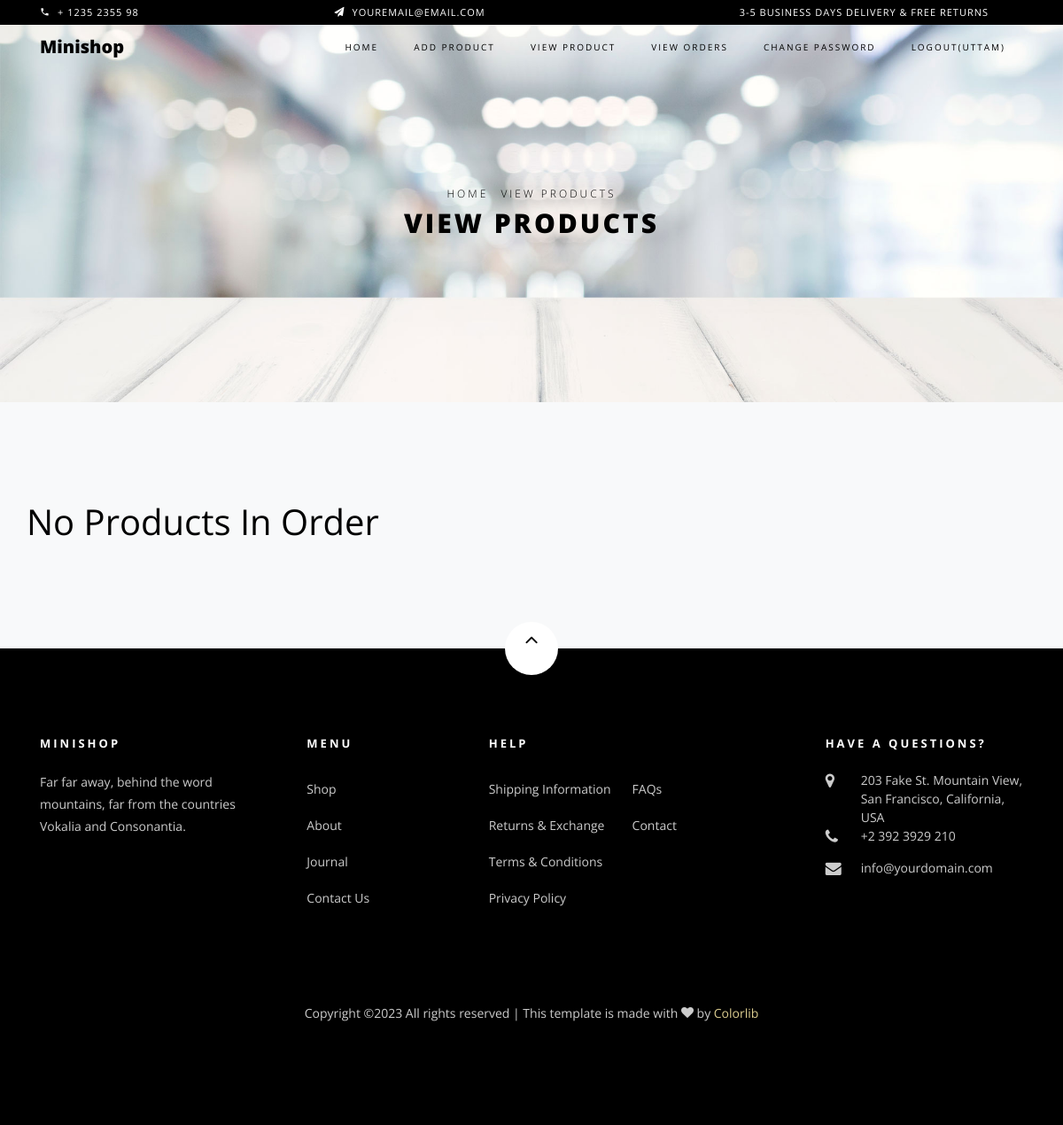
The app's page /seller-order/ (signed in), older data.
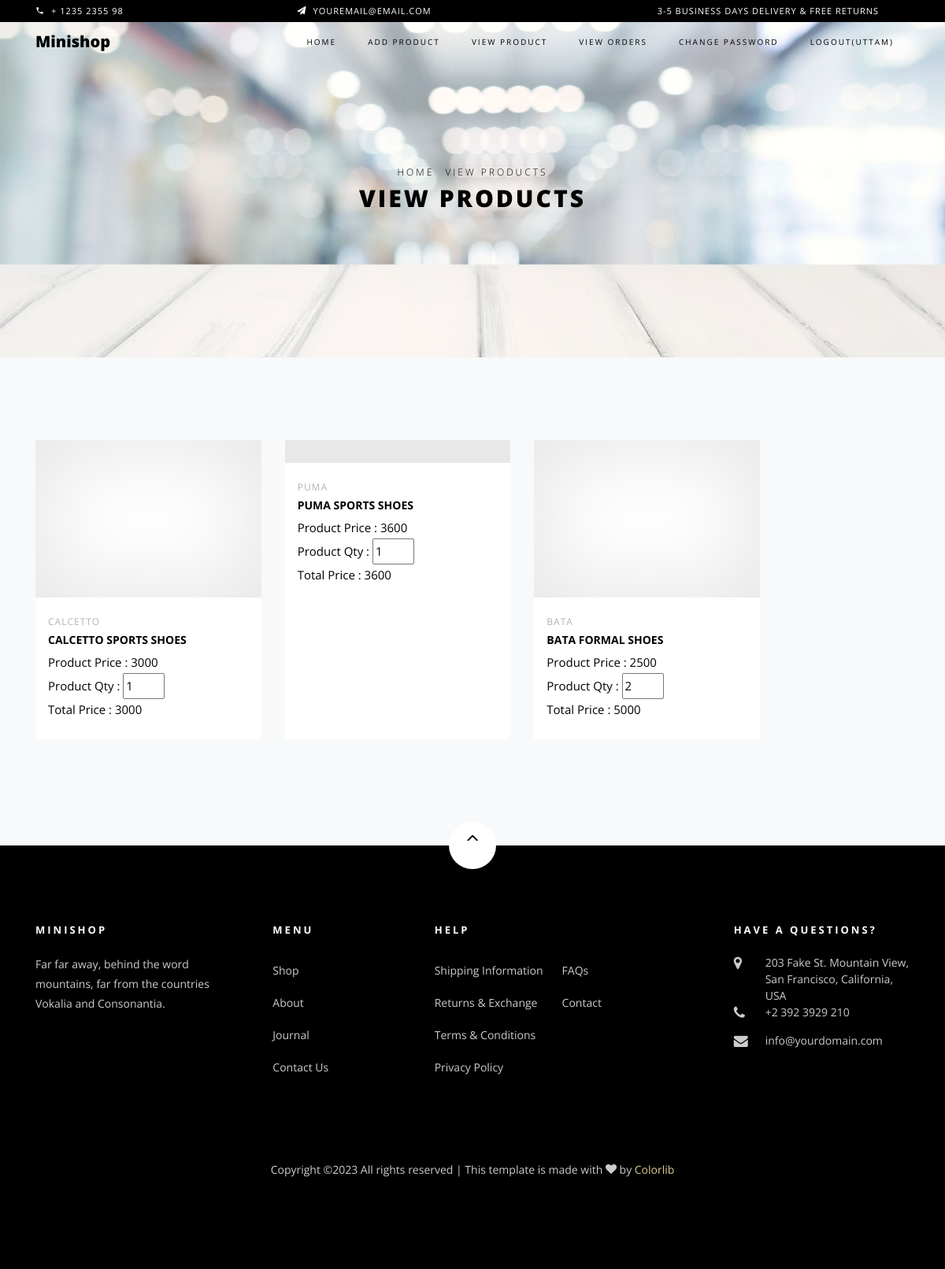
The same page, newer data.
### myapp/models.py (models this page shows, shortened)
class Cart(models.Model):
	user=models.ForeignKey(User,on_delete=models.CASCADE)
	product=models.ForeignKey(Product,on_delete=models.CASCADE)
	product_price=models.PositiveIntegerField()
	product_qty=models.PositiveIntegerField(default=1)
	total_price=models.PositiveIntegerField()
	payment_status=models.BooleanField(default=False)
	def __str__(self):
		return self.user.fname+" - "+self.product.product_name

class Product(models.Model):
	seller=models.ForeignKey(User,on_delete=models.CASCADE)
	category=(
			("Formal","Formal"),
			("Sports","Sports"),
			("Casual","Casual"),
		)
	product_category=models.CharField(max_length=100,choices=category)
	brand=(
		("Puma","Puma"),
		("Reebok","Reebok"),
		("Adidas","Adidas"),
		("Calcetto","Calcetto"),
		("Bata","Bata"),
	)
	product_brand=models.CharField(max_length=100,choices=brand)
	product_name=models.CharField(max_length=100)
	product_price=models.PositiveIntegerField()
	size=(
		("7","7"),
		("8","8"),
		("9","9"),
		("10","10"),
		("11","11"),
	)
	product_size=models.CharField(max_length=100,choices=size)
	product_pic=models.ImageField(upload_to="product_pic/")

### myapp/views.py (the view)
# urls.py: path('seller-order/',views.seller_order,name='seller-order'),
def seller_order(request):
	seller=User.objects.get(email=request.session['email'])
	carts=Cart.objects.filter(payment_status=True)
	orders=[]
	for i in carts:
		if i.product.seller==seller:
			orders.append(i)
	print(orders)
	return render(request,'seller-order.html',{'orders':orders})

### myapp/templates/seller-order.html (shortened to what this page needs)
{% extends 'seller-header.html' %}
{% load static %}
{% block content %}
<!DOCTYPE html>
<html lang="en">
  <head>
  </head>
  <body class="goto-here">
    <div class="hero-wrap hero-bread" style="background-image: url('{% static 'images/bg_6.jpg' %}');">
      <div class="container">
        <div class="row no-gutters slider-text align-items-center justify-content-center">
          <div class="col-md-9 ftco-animate text-center">
          	<p class="breadcrumbs"><span class="mr-2"><a href="{% url 'seller-index' %}">Home</a></span> <span>View Products</span></p>
            <h1 class="mb-0 bread">View Products</h1>
          </div>
        </div>
      </div>
    </div>
    <section class="ftco-section bg-light">
    	<div class="container">
    		<div class="row">
    			<div class="col-md-8 col-lg-10 order-md-last">
    				<div class="row">
			            {% if orders %}
    					{% for i in orders %}
		    			<div class="col-sm-12 col-md-12 col-lg-4 ftco-animate d-flex">
		    				<div class="product d-flex flex-column">
		    					<a href="#" class="img-prod"><img class="img-fluid" src="{{i.product.product_pic.url}}" alt="Colorlib Template" style="width: 500px;height: 200px;">
		    					</a>
		    					<div class="text py-3 pb-4 px-3">
		    						<div class="d-flex">
		    							<div class="cat">
				    						<span>{{i.product.product_brand}}</span>
				    					</div>
			    					</div>
		    						<h3><a href="#">{{i.product.product_name}}</a></h3>
		    						<div class="pricing">
			    						<p class="price"><span>Product Price : {{i.product.product_price}}</span></p>
			    					</div>
			    					<div class="pricing">
			    						<form name="change qty" method="post" action="{% url 'change-qty' %}">
			    							<p class="price">
			    								<span>
			    									Product Qty : <input type="number" name="product_qty" value="{{i.product_qty}}"  min="1" max="10" onchange="this.form.submit();" readonly>
			    								</span>
			    							</p>
			    					</form>
			    					</div>
			    					<div class="pricing">
			    						<p class="price"><span>Total Price : {{i.total_price}}</span></p>
			    					</div>
		    					</div>
		    				</div>
		    			</div>
		    			{% endfor %}
		    			{% else %}
		    				<h1>No Products In Order</h1>
		    			{% endif %}
		    		</div>
		    	</div>
    		</div>
    	</div>
    </section>
  </body>
</html>
{% endblock %}

Row changes from the older to the newer data that the page shows:
now on this page (row edited): Cart: product.product_brand "CALCETTO", product.product_name "CALCETTO SPORTS SHOES", product.product_price "3000", product_qty "1", total_price "3000"
now on this page (row edited): Cart: product.product_brand "PUMA", product.product_name "PUMA SPORTS SHOES", product.product_price "3600", product_qty "1", total_price "3600"
added Cart: product.product_brand "BATA", product.product_name "BATA FORMAL SHOES", product.product_price "2500", product_qty "2", total_price "5000"
Text that changed along with them:
text no longer shown: "No Products In Order"
